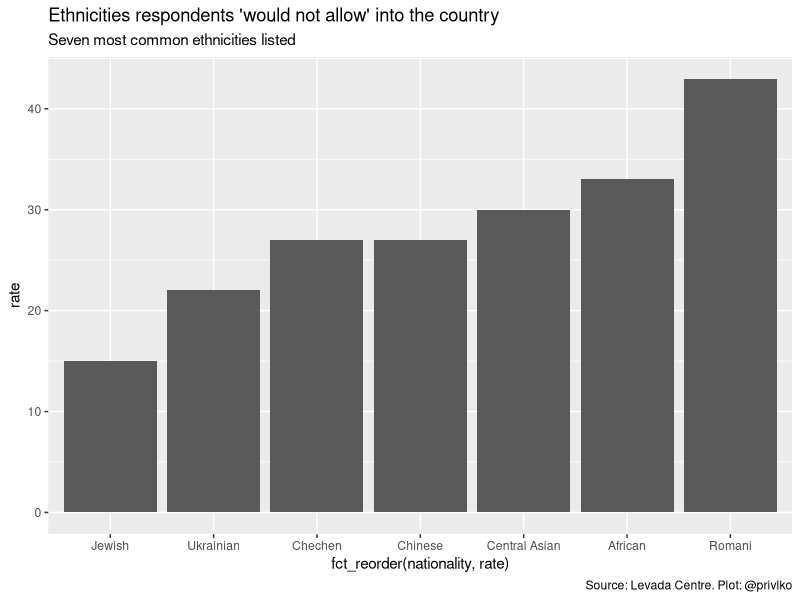
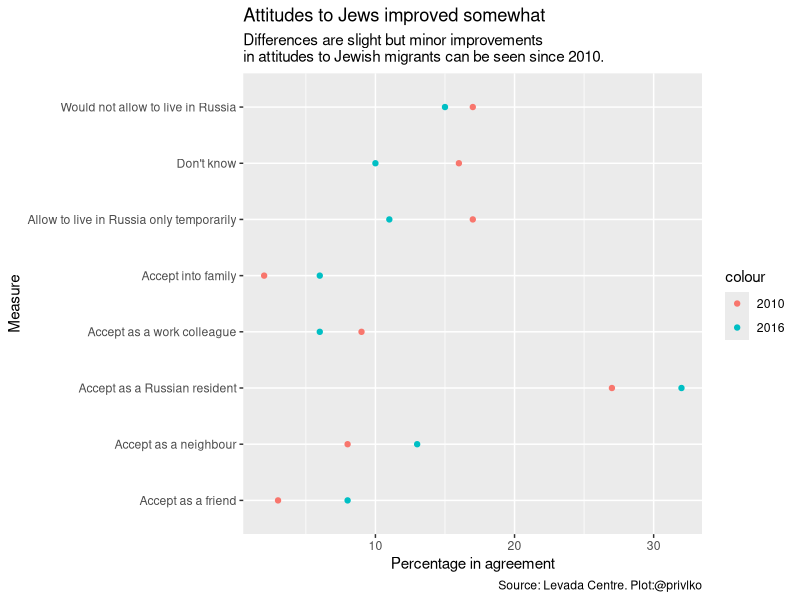
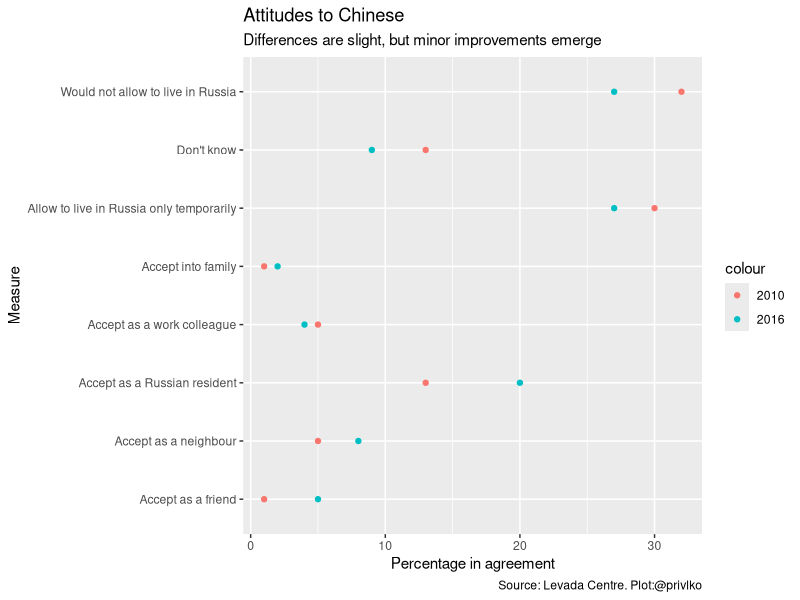
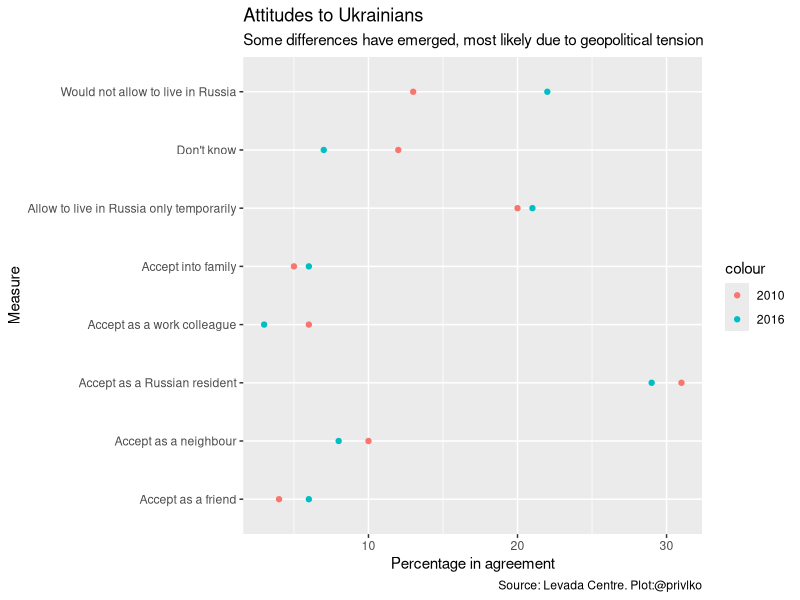
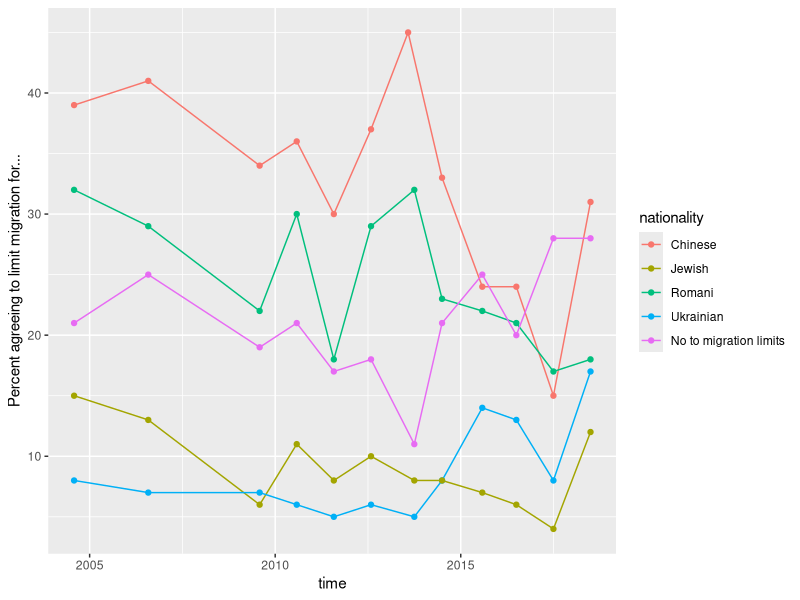

R code for these plots, in order:
## ---- chunk 1
library(tidyverse)


z<- tribble(~rate, ~nationality,
        #--/--,
        15, "Jewish",
        22, "Ukrainian",
        27, "Chinese",
        27, "Chechen",
        30, "Central Asian",
        33, "African",
        43, "Romani")


gg1_title <- "Ethnicities respondents 'would not allow' into the country"
gg1_subtitle <- "Seven most common ethnicities listed"
gg1_caption <- "Source: Levada Centre. Plot: @privlko"

gg1<- ggplot(z,aes(fct_reorder(nationality,rate),rate)) +
  geom_bar(stat="identity") +
    labs(title=gg1_title,
       subtitle=gg1_subtitle,
       caption=gg1_caption)
  


##attitudes towards jews

jews<- tribble(~m, ~aug2010, ~jul2016,
            #--/--,--
            "Accept into family", 2, 6,
            "Accept as a friend", 3, 8,
            "Accept as a neighbour", 8, 13,
            "Accept as a work colleague", 9, 6,
            "Accept as a Russian resident", 27, 32,
            "Allow to live in Russia only temporarily", 17, 11,
            "Would not allow to live in Russia", 17, 15,
            "Don't know", 16, 10)


j_title <- "Attitudes to Jews improved somewhat"
j_subtitle <- "Differences are slight but minor improvements \nin attitudes to Jewish migrants can be seen since 2010."
j_caption <- "Source: Levada Centre. Plot:@privlko"

gg2 <- ggplot(jews) +
  geom_point(aes(m,aug2010, colour="2010"))+
  geom_point(aes(m,jul2016, colour="2016"))+
  coord_flip()+
  scale_x_discrete("Measure")+
  scale_y_continuous("Percentage in agreement")+
  labs(title=j_title,
       subtitle=j_subtitle,
       caption=j_caption)




##attitudes towards chinese

chinese<- tribble(~m, ~aug2010, ~jul2016,
               #--/--,--
               "Accept into family", 1, 2,
               "Accept as a friend", 1, 5,
               "Accept as a neighbour", 5, 8,
               "Accept as a work colleague", 5, 4,
               "Accept as a Russian resident", 13, 20,
               "Allow to live in Russia only temporarily", 30, 27,
               "Would not allow to live in Russia", 32, 27,
               "Don't know", 13, 9)


##plot

c_title <- "Attitudes to Chinese"
c_subtitle <- "Differences are slight, but minor improvements emerge"
c_caption <- "Source: Levada Centre. Plot:@privlko"

gg3 <- ggplot(chinese) +
  geom_point(aes(m,aug2010, colour="2010"))+
  geom_point(aes(m,jul2016, colour="2016"))+
  coord_flip()+
  scale_x_discrete("Measure")+
  scale_y_continuous("Percentage in agreement")+
  labs(title=c_title,
       subtitle=c_subtitle,
       caption=c_caption)


##attitudes towards ukrainians

ukr<- tribble(~m, ~aug2010, ~jul2016,
                  #--/--,--
                  "Accept into family", 5, 6,
                  "Accept as a friend", 4, 6,
                  "Accept as a neighbour", 10, 8,
                  "Accept as a work colleague", 6, 3,
                  "Accept as a Russian resident", 31, 29,
                  "Allow to live in Russia only temporarily", 20, 21,
                  "Would not allow to live in Russia", 13, 22,
                  "Don't know", 12, 7)


##plot

u_title <- "Attitudes to Ukrainians"
u_subtitle <- "Some differences have emerged, most likely due to geopolitical tension"
u_caption <- "Source: Levada Centre. Plot:@privlko"

gg4<- ggplot(ukr) +
  geom_point(aes(m,aug2010, colour="2010"))+
  geom_point(aes(m,jul2016, colour="2016"))+
  coord_flip()+
  scale_x_discrete("Measure")+
  scale_y_continuous("Percentage in agreement")+
  labs(title=u_title,
       subtitle=u_subtitle,
       caption=u_caption)


####timeline

tl<- tribble(~nationality, ~time, ~m,
              #--/--,--
              "Romani", "01/08/2004", 32,
             "Romani", "01/08/2006", 29,
             "Romani", "01/08/2009", 22,
             "Romani", "01/08/2010", 30,
             "Romani", "01/08/2011", 18,
             "Romani", "01/08/2012", 29,
             "Romani", "01/10/2013", 32,
             "Romani", "01/07/2014", 23,
             "Romani", "01/08/2015", 22,
             "Romani", "01/07/2016", 21,
             "Romani", "01/07/2017", 17,
             "Romani", "01/07/2018", 18,
             "Chinese", "01/08/2004", 39,
             "Chinese", "01/08/2006", 41,
             "Chinese", "01/08/2009", 34,
             "Chinese", "01/08/2010", 36,
             "Chinese", "01/08/2011", 30,
             "Chinese", "01/08/2012", 37,
             "Chinese", "01/08/2013", 45,
             "Chinese", "01/07/2014", 33,
             "Chinese", "01/08/2015", 24,
             "Chinese", "01/07/2016", 24,
             "Chinese", "01/07/2017", 15,
             "Chinese", "01/07/2018", 31,
             "Ukrainian", "01/08/2004", 8,
             "Ukrainian", "01/08/2006", 7,
             "Ukrainian", "01/08/2009", 7,
             "Ukrainian", "01/08/2010", 6,
             "Ukrainian", "01/08/2011", 5,
             "Ukrainian", "01/08/2012", 6,
             "Ukrainian", "01/10/2013", 5,
             "Ukrainian", "01/07/2014", 8,
             "Ukrainian", "01/08/2015", 14,
             "Ukrainian", "01/07/2016", 13,
             "Ukrainian", "01/07/2017", 8,
             "Ukrainian", "01/07/2018", 17,
             "Jewish", "01/08/2004", 15,
             "Jewish", "01/08/2006", 13,
             "Jewish", "01/08/2009", 6,
             "Jewish", "01/08/2010", 11,
             "Jewish", "01/08/2011", 8,
             "Jewish", "01/08/2012", 10,
             "Jewish", "01/10/2013", 8,
             "Jewish", "01/07/2014", 8,
             "Jewish", "01/08/2015", 7,
             "Jewish", "01/07/2016", 6,
             "Jewish", "01/07/2017", 4,
             "Jewish", "01/07/2018", 12,
             "No to migration limits", "01/08/2004", 21,
             "No to migration limits", "01/08/2006", 25,
             "No to migration limits", "01/08/2009", 19,
             "No to migration limits", "01/08/2010", 21,
             "No to migration limits", "01/08/2011", 17,
             "No to migration limits", "01/08/2012", 18,
             "No to migration limits", "01/10/2013", 11,
             "No to migration limits", "01/07/2014", 21,
             "No to migration limits", "01/08/2015", 25,
             "No to migration limits", "01/07/2016", 20,
             "No to migration limits", "01/07/2017", 28,
             "No to migration limits", "01/07/2018", 28)
             
        
tl
tl$time <- parse_date(tl$time, "%d/%m/%Y")

tl %>% 
  count(nationality)

l_nation <- c("Chinese", "Jewish", "Romani", "Ukrainian", "No to migration limits")

tl$nationality <- parse_factor(tl$nationality,levels = l_nation)
tl

tl %>% 
  count(nationality)


gg5 <- ggplot(tl, aes(x=time, y=m, group=nationality))+
  geom_line(aes(colour=nationality))+
  geom_point(aes(colour=nationality))+
  scale_y_continuous("Percent agreeing to limit migration for...")
## ---- chunk 2
gg1
## ---- chunk 3
gg2
## ---- chunk 4
gg3
## ---- chunk 5
gg4
## ---- chunk 6
gg5
